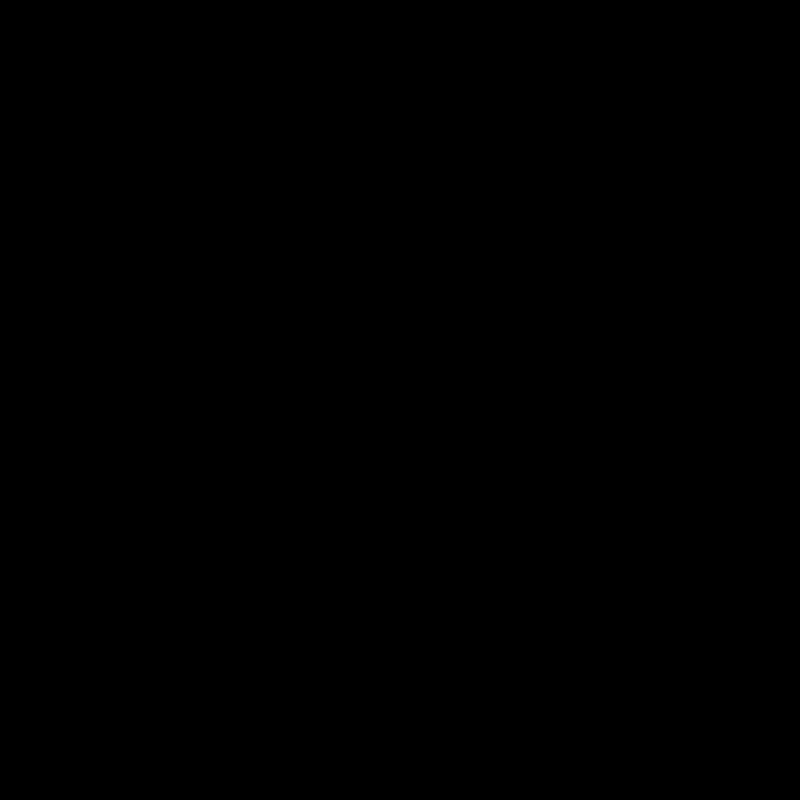
Frame 1 (no input)
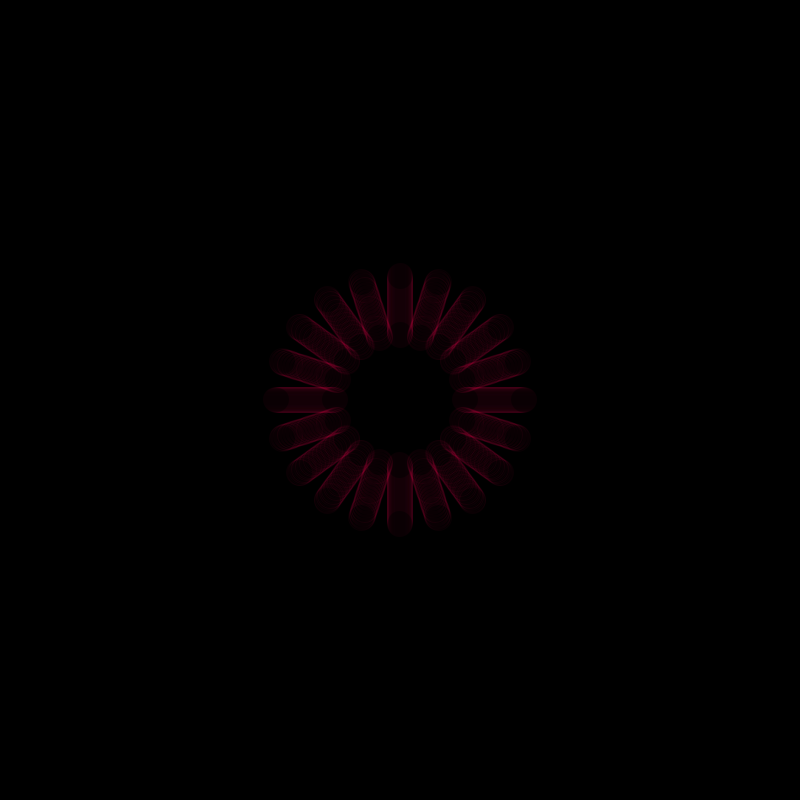
Frame 60 (the mouse pressed at the canvas centre just before this capture)
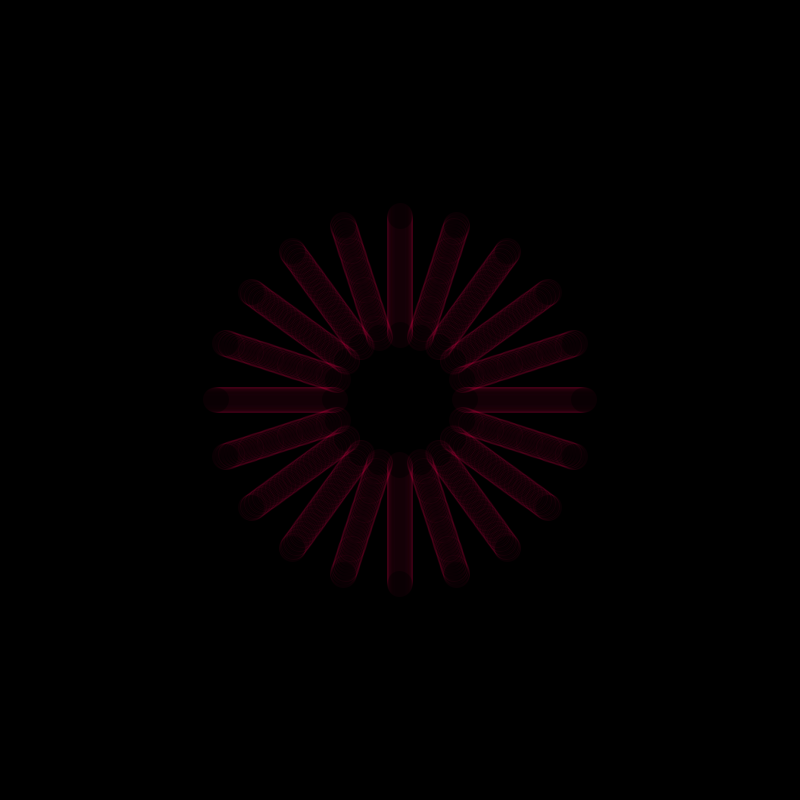
Frame 120 (the mouse held since frame 60 and released just before this capture)

The Processing sketch that drew these frames (run headless with seeded random() and noise(); from frame 60 on, the mouse is pressed at the canvas centre):

// Processing sketch: mySketch
// ── mySketch.pde
// https://www.openprocessing.org/sketch/392957

float circleSize = 800;
float radius = 2000;
float center = 400;

void setup() {
  size(800, 800); 
  background(0); 
	frameRate(400);
  colorMode(HSB, 360, 255, 140);
} 

void draw() {
  noFill();
  radius ++;
  for(float i=0; i<PI*2; i+=PI/10){
   	ellipse(cos(i)*radius+center, sin(i)*radius+center, circleSize, circleSize);
   }
  
  if(radius>250){
    radius=random(0,100);
    circleSize=random(0,100);
    stroke(random(360),255,255,10);
  }
}
